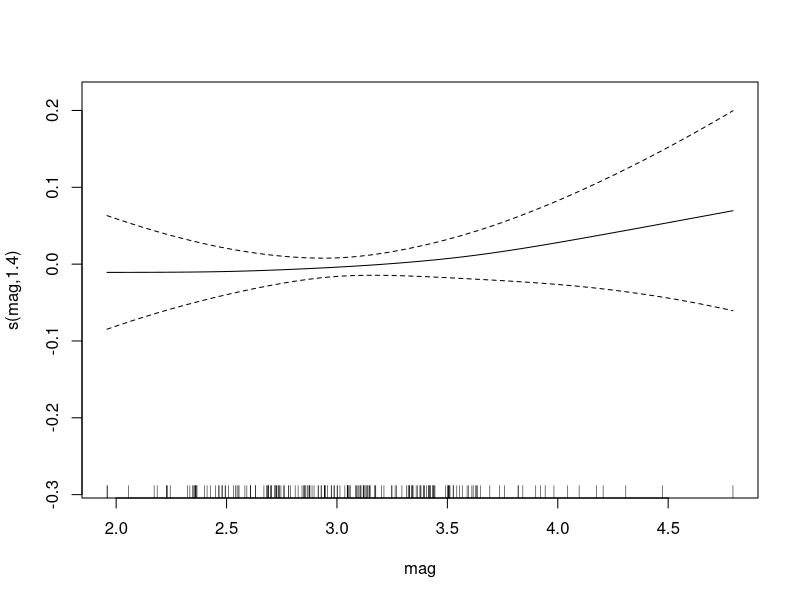
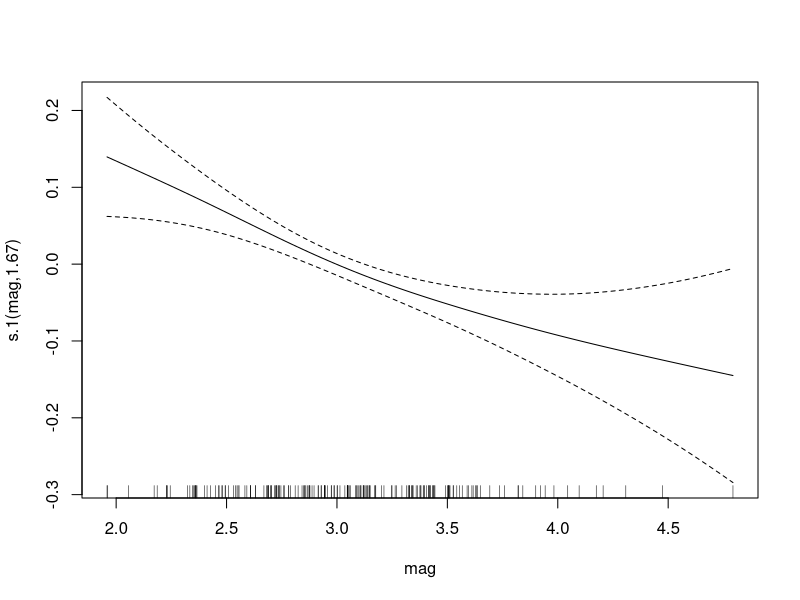

Recreate these plots in R, in order.
# Example of multivariate GAM

pdf("test.pdf")
N <- 200
I <- exp(rnorm(N, mean=0, sd=0.5))
mag <- rnorm(N, mean=3, sd=0.5)
log_acc <- I + rnorm(N, mean=1, sd=0.2)
log_disp <- 2*I + rnorm(N, mean=1, sd=0.5) / mag

df <- data.frame(log_acc=log_acc, log_disp=log_disp, I=I, mag=mag)

library(mgcv)

fit <- gam(list(log_acc  ~ I + s(mag),
                log_disp ~ I + s(mag)),
         data = df, family = mvn(d = 2))
summary(fit)
plot(fit)
#
# estimated cov matrix between log_acc and log_disp
cov <- solve(crossprod(fit$family$data$R))
cov
# correlation matrix between log_acc and log_disp
cov2cor(cov)
